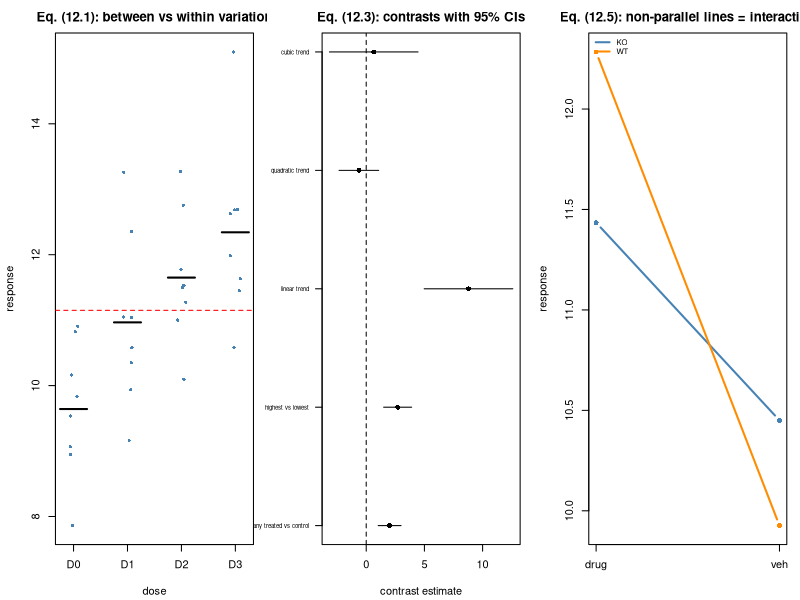

The R source for this figure:
## ---- chunk 1
suppressPackageStartupMessages(library(emmeans))
MODULE_NAME <- "12_anova_and_contrasts"
OUT <- file.path(Sys.getenv("STATS_OUT", unset = "results"), MODULE_NAME)
dir.create(OUT, recursive = TRUE, showWarnings = FALSE)
header <- function(txt) cat("\n", strrep("=", 72), "\n", txt, "\n",
                            strrep("=", 72), "\n", sep = "")
## ---- chunk 2
header("1. SS decomposition and F (12.1)-(12.2)")
set.seed(1201)
true_means <- c(10, 10.6, 11.6, 13.0)     # a dose-response, roughly linear
n_per <- 8
d <- data.frame(y = unlist(lapply(true_means, function(m) rnorm(n_per, m, 1.2))),
                dose = factor(rep(paste0("D", 0:3), each = n_per)),
                dose_num = rep(0:3, each = n_per))
grand <- mean(d$y); gm <- tapply(d$y, d$dose, mean); cnt <- table(d$dose)
ss_total <- sum((d$y - grand)^2)
ss_between <- sum(cnt * (gm - grand)^2)
ss_within <- sum((d$y - gm[d$dose])^2)
k <- nlevels(d$dose); N <- nrow(d)
Fstat <- (ss_between/(k-1)) / (ss_within/(N-k))
cat(sprintf("  SS_total   = %9.4f\n  SS_between = %9.4f\n  SS_within  = %9.4f\n",
            ss_total, ss_between, ss_within))
cat(sprintf("  sum        = %9.4f   <- eq. (12.1) holds exactly\n",
            ss_between + ss_within))
cat(sprintf("\n  F(%d, %d) = %.4f, p = %.3e\n", k-1, N-k, Fstat,
            pf(Fstat, k-1, N-k, lower.tail = FALSE)))
cat(sprintf("  anova(lm): F = %.4f\n", anova(lm(y ~ dose, d))[["F value"]][1]))
two <- subset(d, dose %in% c("D0", "D3"))
tt <- t.test(y ~ dose, data = two, var.equal = TRUE)
cat(sprintf("\n  k=2 check: t^2 = %.6f   F = %.6f   <- eq. (B.6)\n",
            tt$statistic^2, anova(lm(y ~ dose, two))[["F value"]][1]))
## ---- chunk 3
header("2. Building and testing contrasts (12.3)")
test_contrast <- function(d, weights, label = "") {
  levs <- levels(d$dose)
  means <- tapply(d$y, d$dose, mean)[levs]
  ns <- table(d$dose)[levs]
  ms_w <- sum((d$y - means[d$dose])^2) / (nrow(d) - length(levs))
  cc <- as.numeric(weights)
  stopifnot(abs(sum(cc)) < 1e-10)                 # weights MUST sum to zero
  est <- sum(cc * means)
  se <- sqrt(ms_w * sum(cc^2 / ns))               # eq. (12.3)
  df <- nrow(d) - length(levs)
  t <- est / se
  list(label = label, estimate = est, se = se, t = t, df = df,
       p = 2*pt(abs(t), df, lower.tail = FALSE),
       ci = est + c(-1, 1) * qt(0.975, df) * se)
}
contrasts_list <- list(
  "any treated vs control" = c(-1, 1/3, 1/3, 1/3),
  "highest vs lowest"      = c(-1, 0, 0, 1),
  "linear trend"           = c(-3, -1, 1, 3),
  "quadratic trend"        = c(1, -1, -1, 1),
  "cubic trend"            = c(-1, 3, -3, 1))
cat(sprintf("  %-26s%10s%8s%8s%11s%22s\n", "contrast", "estimate", "SE", "t", "p", "95% CI"))
results <- lapply(names(contrasts_list), function(nm) {
  r <- test_contrast(d, contrasts_list[[nm]], nm)
  cat(sprintf("  %-26s%10.4f%8.4f%8.3f%11.3e   [%+.3f, %+.3f]\n",
              nm, r$estimate, r$se, r$t, r$p, r$ci[1], r$ci[2]))
  r })
cat("\n  The LINEAR TREND contrast is by far the most significant - it is the\n")
cat("  question the design was built to answer.\n")

cat("\n  The same thing with emmeans (what you would use in practice):\n")
em <- emmeans(lm(y ~ dose, d), ~ dose)
print(contrast(em, list(linear = c(-3, -1, 1, 3),
                        `treated vs control` = c(-1, 1/3, 1/3, 1/3))))

cat("\n  Orthogonality of the trend contrasts (balanced design):\n")
trend <- contrasts_list[grepl("trend", names(contrasts_list))]
for (i in 1:(length(trend)-1)) for (j in (i+1):length(trend))
  cat(sprintf("    <%-16s, %-16s> = %+.1f\n", names(trend)[i], names(trend)[j],
              sum(trend[[i]] * trend[[j]])))
cat("  All zero -> they partition SS_between into independent pieces.\n")
## ---- chunk 4
header("3. Treatment vs sum-to-zero coding")
fit_treat <- lm(y ~ dose, data = d)                             # R default
d2 <- d; contrasts(d2$dose) <- contr.sum(4)
fit_sum <- lm(y ~ dose, data = d2)
cat(sprintf("  Treatment coding: intercept = %.4f  (= mean of reference D0 = %.4f)\n",
            coef(fit_treat)[1], gm["D0"]))
cat(sprintf("  Sum-to-zero     : intercept = %.4f  (= unweighted grand mean = %.4f)\n",
            coef(fit_sum)[1], mean(gm)))
cat(sprintf("\n  RSS identical?  %s  (%.6f vs %.6f)\n",
            isTRUE(all.equal(sum(residuals(fit_treat)^2), sum(residuals(fit_sum)^2))),
            sum(residuals(fit_treat)^2), sum(residuals(fit_sum)^2)))
cat(sprintf("  Fitted values identical? %s\n",
            isTRUE(all.equal(fitted(fit_treat), fitted(fit_sum)))))
cat("\n  Same model, different parameterisation. Reporting 'the effect of\n")
cat("  treatment' without stating the coding is ambiguous.\n")
## ---- chunk 5
header("4. Interaction is a difference of differences (12.4)-(12.5)")
set.seed(1202)
cells <- list(c("WT","veh",10), c("WT","drug",12), c("KO","veh",10.5), c("KO","drug",10.7))
fac <- do.call(rbind, lapply(cells, function(z)
  data.frame(y = rnorm(10, as.numeric(z[3])), genotype = z[1], treatment = z[2])))
fac$genotype <- factor(fac$genotype); fac$treatment <- factor(fac$treatment)
cm <- tapply(fac$y, list(fac$genotype, fac$treatment), mean)
print(round(cm, 3))
simple_wt <- cm["WT","drug"] - cm["WT","veh"]
simple_ko <- cm["KO","drug"] - cm["KO","veh"]
cat(sprintf("\n  simple effect of drug in WT = %+.4f\n", simple_wt))
cat(sprintf("  simple effect of drug in KO = %+.4f\n", simple_ko))
cat(sprintf("  interaction (difference of differences) = %+.4f\n", simple_wt - simple_ko))
m_add <- lm(y ~ genotype + treatment, fac); m_int <- lm(y ~ genotype * treatment, fac)
av <- anova(m_add, m_int)
cat(sprintf("\n  interaction test: F = %.3f, p = %.4f\n", av[["F"]][2], av[["Pr(>F)"]][2]))
main_drug <- mean(cm[, "drug"]) - mean(cm[, "veh"])
cat(sprintf("\n  'main effect' of drug (averaged over genotype) = %+.4f\n", main_drug))
cat("  But the drug does nothing in KO. The main effect describes a\n")
cat("  hypothetical average genotype nobody studied. When an interaction is\n")
cat("  present, REPORT SIMPLE EFFECTS (eq. 12.5):\n")
print(contrast(emmeans(m_int, ~ treatment | genotype), "pairwise"))
## ---- chunk 6
header("5. Type I/II/III SS: only matters when unbalanced")
cat("  BALANCED design - Type I SS with both term orders:\n")
for (form in c("y ~ genotype + treatment", "y ~ treatment + genotype")) {
  a1 <- anova(lm(as.formula(form), fac))
  cat(sprintf("    %-34s %s\n", form,
              paste(sprintf("%s=%.3f", rownames(a1)[1:2], a1[["Sum Sq"]][1:2]),
                    collapse = "  ")))
}
set.seed(1203)
drop_idx <- sample(which(fac$genotype == "KO" & fac$treatment == "drug"), 6)
unbal <- fac[-drop_idx, ]
cat(sprintf("\n  UNBALANCED design (cell sizes %s):\n",
            paste(table(unbal$genotype, unbal$treatment), collapse = " ")))
for (form in c("y ~ genotype + treatment", "y ~ treatment + genotype")) {
  a1 <- anova(lm(as.formula(form), unbal))
  cat(sprintf("    Type I, %-34s %s\n", form,
              paste(sprintf("%s=%.3f", rownames(a1)[1:2], a1[["Sum Sq"]][1:2]),
                    collapse = "  ")))
}
## Type II by hand: each main effect adjusted for the OTHER main effect only.
ss2_geno <- anova(lm(y ~ treatment, unbal), lm(y ~ treatment + genotype, unbal))[["Sum of Sq"]][2]
ss2_trt  <- anova(lm(y ~ genotype, unbal), lm(y ~ genotype + treatment, unbal))[["Sum of Sq"]][2]
cat(sprintf("    Type II (order-independent)            genotype=%.3f  treatment=%.3f\n",
            ss2_geno, ss2_trt))
cat("\n  Type I depends on term ORDER; Type II does not. Type III requires\n")
cat("  SUM-TO-ZERO contrasts to be meaningful - with R's DEFAULT treatment\n")
cat("  coding it tests hypotheses nobody wants. The honest framing: write\n")
cat("  down the two models you want to compare and use anova().\n")
## ---- chunk 7
header("6. eta^2 vs omega^2 (12.6); Tukey HSD (12.7)")
ms_within <- ss_within / (N - k)
eta2 <- ss_between / ss_total
omega2 <- (ss_between - (k-1)*ms_within) / (ss_total + ms_within)   # eq. (12.6)
cat(sprintf("  eta^2   = %.4f   (biased upward)\n", eta2))
cat(sprintf("  omega^2 = %.4f   (eq. 12.6, less biased)\n", omega2))
cat("\n  All-pairs comparisons via TukeyHSD (12.7):\n")
print(round(TukeyHSD(aov(y ~ dose, d))$dose, 4))
cat(sprintf("\n  Tukey controls FWER across all %d pairs. But the single\n", choose(k, 2)))
cat(sprintf("  pre-specified LINEAR TREND contrast had p = %.2e, far stronger\n",
            results[[3]]$p))
cat("  than any adjusted pairwise test. Pre-specify!\n")
## ---- chunk 8
png(file.path(OUT, "anova.png"), width = 1300, height = 420, res = 110)
par(mfrow = c(1, 3), mar = c(4.2, 4.2, 2.5, 1))
stripchart(y ~ dose, d, vertical = TRUE, method = "jitter", pch = 16,
           col = "steelblue", xlab = "dose", ylab = "response",
           main = "Eq. (12.1): between vs within variation")
for (i in seq_along(gm)) segments(i - 0.25, gm[i], i + 0.25, gm[i], lwd = 2)
abline(h = grand, col = "red", lty = 2)

est <- sapply(results, `[[`, "estimate")
lo <- sapply(results, function(r) r$ci[1]); hi <- sapply(results, function(r) r$ci[2])
plot(est, seq_along(est), pch = 16, xlim = range(c(lo, hi)), yaxt = "n",
     xlab = "contrast estimate", ylab = "",
     main = "Eq. (12.3): contrasts with 95% CIs")
segments(lo, seq_along(est), hi, seq_along(est))
axis(2, seq_along(est), sapply(results, `[[`, "label"), las = 1, cex.axis = 0.55)
abline(v = 0, lty = 2)

matplot(t(cm), type = "b", pch = 16, lty = 1, lwd = 2, xaxt = "n",
        col = c("steelblue", "darkorange"), xlab = "", ylab = "response",
        main = "Eq. (12.5): non-parallel lines = interaction")
axis(1, 1:2, colnames(cm))
legend("topleft", rownames(cm), col = c("steelblue", "darkorange"), lwd = 2,
       bty = "n", cex = 0.7)
invisible(dev.off())
cat("\nFigure written to", file.path(OUT, "anova.png"), "\n")
